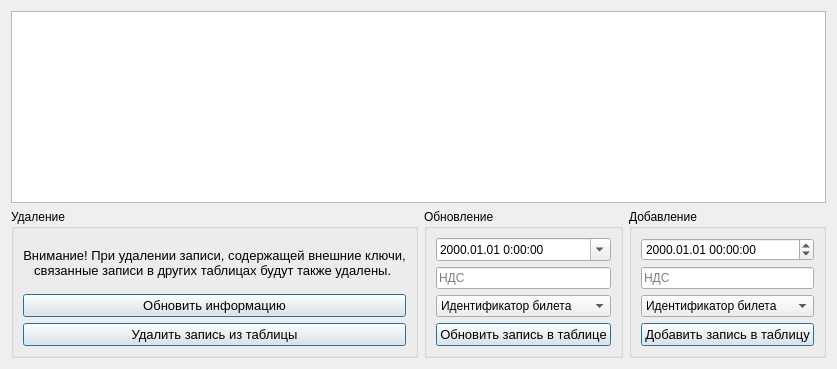
      <widget class="QWidget" name="tab_8">
       <attribute name="title">
        <string>Продажи</string>
       </attribute>
       <layout class="QGridLayout" name="gridLayout_3">
        <item row="1" column="0">
         <widget class="QGroupBox" name="groupBox">
          <property name="title">
           <string>Удаление</string>
          </property>
          <layout class="QGridLayout" name="gridLayout_11">
           <item row="0" column="0">
            <widget class="QLabel" name="label_7">
             <property name="font">
              <font>
               <pointsize>10</pointsize>
              </font>
             </property>
             <property name="text">
              <string>Внимание! При удалении записи, содержащей внешние ключи,
связанные записи в других таблицах будут также удалены. </string>
             </property>
             <property name="alignment">
              <set>Qt::AlignCenter</set>
             </property>
            </widget>
           </item>
           <item row="2" column="0">
            <widget class="QPushButton" name="Admin_delete_sales_button">
             <property name="sizePolicy">
              <sizepolicy hsizetype="Minimum" vsizetype="Fixed">
               <horstretch>0</horstretch>
               <verstretch>0</verstretch>
              </sizepolicy>
             </property>
             <property name="font">
              <font>
               <pointsize>10</pointsize>
              </font>
             </property>
             <property name="focusPolicy">
              <enum>Qt::StrongFocus</enum>
             </property>
             <property name="text">
              <string>Удалить запись из таблицы</string>
             </property>
             <property name="default">
              <bool>true</bool>
             </property>
            </widget>
           </item>
           <item row="1" column="0">
            <widget class="QPushButton" name="Admin_sales_updInfo_button">
             <property name="font">
              <font>
               <pointsize>10</pointsize>
              </font>
             </property>
             <property name="text">
              <string>Обновить информацию</string>
             </property>
             <property name="default">
              <bool>true</bool>
             </property>
            </widget>
           </item>
          </layout>
         </widget>
        </item>
        <item row="1" column="1">
         <widget class="QGroupBox" name="groupBox_8">
          <property name="title">
           <string>Обновление</string>
          </property>
          <layout class="QGridLayout" name="gridLayout_12">
           <item row="0" column="0">
            <widget class="QDateTimeEdit" name="Admin_update_sales_dateTimeEdit">
             <property name="focusPolicy">
              <enum>Qt::StrongFocus</enum>
             </property>
             <property name="displayFormat">
              <string>yyyy.MM.dd H:mm:ss</string>
             </property>
             <property name="calendarPopup">
              <bool>true</bool>
             </property>
            </widget>
           </item>
           <item row="2" column="0">
            <widget class="QComboBox" name="Admin_update_S_ticketid_comboBox">
             <property name="focusPolicy">
              <enum>Qt::NoFocus</enum>
             </property>
             <item>
              <property name="text">
               <string>Идентификатор билета</string>
              </property>
             </item>
            </widget>
           </item>
           <item row="1" column="0">
            <widget class="QLineEdit" name="Admin_update_VAT_lineEdit">
             <property name="sizePolicy">
              <sizepolicy hsizetype="Preferred" vsizetype="Fixed">
               <horstretch>0</horstretch>
               <verstretch>0</verstretch>
              </sizepolicy>
             </property>
             <property name="focusPolicy">
              <enum>Qt::StrongFocus</enum>
             </property>
             <property name="maxLength">
              <number>5</number>
             </property>
             <property name="placeholderText">
              <string>НДС</string>
             </property>
            </widget>
           </item>
           <item row="3" column="0">
            <widget class="QPushButton" name="Admin_update_sale_button">
             <property name="font">
              <font>
               <pointsize>10</pointsize>
              </font>
             </property>
             <property name="focusPolicy">
              <enum>Qt::StrongFocus</enum>
             </property>
             <property name="text">
              <string>Обновить запись в таблице</string>
             </property>
             <property name="default">
              <bool>true</bool>
             </property>
            </widget>
           </item>
          </layout>
         </widget>
        </item>
        <item row="1" column="2">
         <widget class="QGroupBox" name="groupBox_9">
          <property name="title">
           <string>Добавление</string>
          </property>
          <layout class="QGridLayout" name="gridLayout_13">
           <item row="1" column="0">
            <widget class="QLineEdit" name="Admin_insert_VAT_lineEdit">
             <property name="sizePolicy">
              <sizepolicy hsizetype="Preferred" vsizetype="Fixed">
               <horstretch>0</horstretch>
               <verstretch>0</verstretch>
              </sizepolicy>
             </property>
             <property name="focusPolicy">
              <enum>Qt::StrongFocus</enum>
             </property>
             <property name="maxLength">
              <number>5</number>
             </property>
             <property name="placeholderText">
              <string>НДС</string>
             </property>
            </widget>
           </item>
           <item row="0" column="0">
            <widget class="QDateTimeEdit" name="Admin_insert_sales_dateTimeEdit">
             <property name="focusPolicy">
              <enum>Qt::StrongFocus</enum>
             </property>
             <property name="displayFormat">
              <string>yyyy.MM.dd HH:mm:ss</string>
             </property>
            </widget>
           </item>
           <item row="2" column="0">
            <widget class="QComboBox" name="Admin_insert_S_ticketid_comboBox">
             <property name="focusPolicy">
              <enum>Qt::NoFocus</enum>
             </property>
             <item>
              <property name="text">
               <string>Идентификатор билета</string>
              </property>
             </item>
            </widget>
           </item>
           <item row="3" column="0">
            <widget class="QPushButton" name="Admin_insert_sales_button">
             <property name="font">
              <font>
               <pointsize>10</pointsize>
              </font>
             </property>
             <property name="focusPolicy">
              <enum>Qt::StrongFocus</enum>
             </property>
             <property name="text">
              <string>Добавить запись в таблицу</string>
             </property>
             <property name="default">
              <bool>true</bool>
             </property>
            </widget>
           </item>
          </layout>
         </widget>
        </item>
        <item row="0" column="0" colspan="3">
         <widget class="QTableView" name="Admin_sales_tableView">
          <property name="focusPolicy">
           <enum>Qt::NoFocus</enum>
          </property>
          <property name="selectionMode">
           <enum>QAbstractItemView::SingleSelection</enum>
          </property>
         </widget>
        </item>
       </layout>
      </widget>
